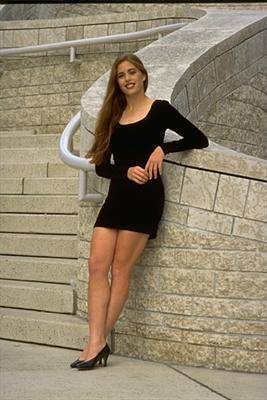
%> input picture test_images/women.jpg, 267 x 400 px
$ octave salient_LC.m   (GNU Octave 9; MATLAB toolbox functions it lacks are replaced by stand-ins)
%> lines starting %> are read from the running program, lines starting %| are printed output that depends on the picture
close all
clear
clc

imgname = 'test_images/women.jpg';
img = imread(imgname);
%> img is the input picture: size 400x267x3 uint8; mean R, G, B 145.3, 132.4, 108.8

% rgb2gray
gray = rgb2gray(img);
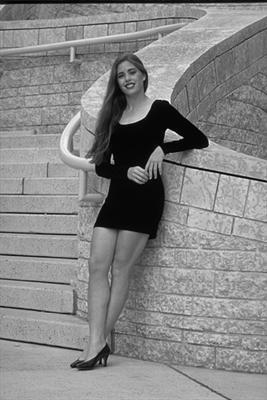
%> gray: size 400x267 uint8; min 0, max 251, mean 133.6

% 统计直方图
[hist, ~] = histcounts(gray, 0:256);
%> hist = 256 values, max 2586 at index 8, min 0 at index 249, mean 417.2

% 计算每个颜色与其他颜色的距离和
color_sal = zeros(256, 1);
color_idx = 1:256;
for i = 1 : 256
    dist = abs(i - color_idx) .* hist; % L1?? L2如何
    color_sal(i) = sum(dist);
end
%> after the loop, color_sal = 256 values, max 14266807 at index 1, min 3685061 at index 150, mean 7812761.7

% 计算显著图
sal_map = zeros(size(gray));
for y = 1:size(gray, 1)
    for x = 1:size(gray,2)
        sal_map(y, x) = color_sal(gray(y,x) + 1);
    end
end
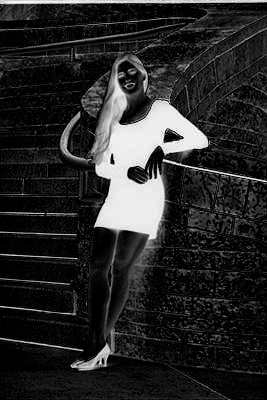
%> sal_map: size 400x267 double; min 3685061, max 14266807, mean 5355603; drawn with min black and max white
min_sal = min(sal_map(:));
%> min_sal = 3685061
max_sal = max(sal_map(:));
%> max_sal = 14266807
range_sal = max_sal - min_sal;
%> range_sal = 10581746
sal_map = (sal_map - min_sal) / range_sal;
% sal_map = sal_map / max_sal;
figure, imshow(sal_map, [])

$ run again, with test_images/10545.jpg copied over test_images/women.jpg
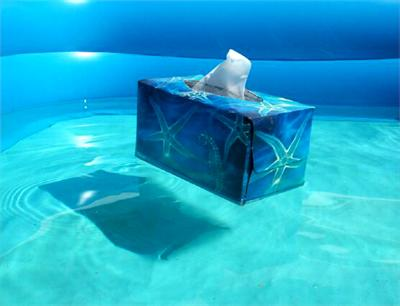
%> input picture test_images/10545.jpg, 400 x 306 px
%> img is the input picture: size 306x400x3 uint8; mean R, G, B 31.6, 172.8, 206.9
%> `gray = rgb2gray(img);`:
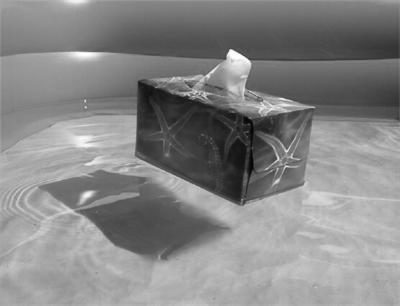
%> gray: size 306x400 uint8; min 4, max 255, mean 134.5
%> hist = 256 values, max 2224 at index 173, min 0 at index 1, mean 478.1
%> after the loop `for i = 1 : 256`: color_sal = 256 values, max 16460471 at index 1, min 4649721 at index 145, mean 8802308.8
%> after the loop `for y = 1:size(gray, 1)`:
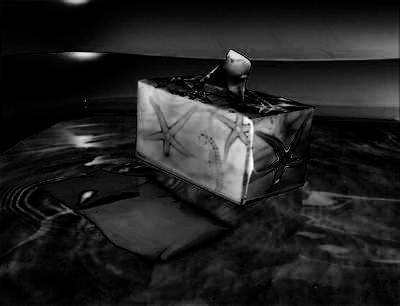
%> sal_map: size 306x400 double; min 4649721, max 15970871, mean 6144222; drawn with min black and max white
%> min_sal = 4649721
%> max_sal = 15970871
%> range_sal = 11321150

$ run again, with test_images/11881.jpg copied over test_images/women.jpg
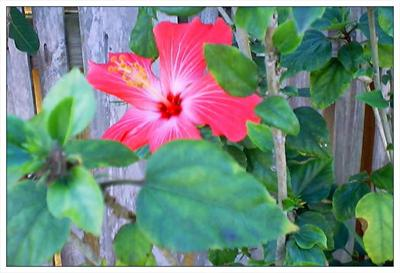
%> input picture test_images/11881.jpg, 400 x 273 px
%> img is the input picture: size 273x400x3 uint8; mean R, G, B 118.9, 138.2, 128
%> `gray = rgb2gray(img);`:
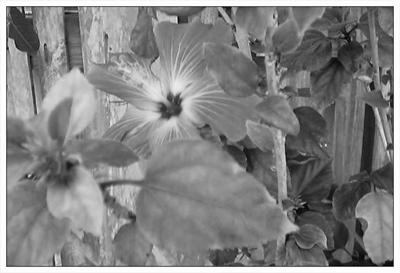
%> gray: size 273x400 uint8; min 1, max 255, mean 131.3
%> hist = 256 values, max 2029 at index 255, min 0 at index 1, mean 426.6
%> after the loop `for i = 1 : 256`: color_sal = 256 values, max 14335556 at index 1, min 4166712 at index 127, mean 8099790.1
%> after the loop `for y = 1:size(gray, 1)`:
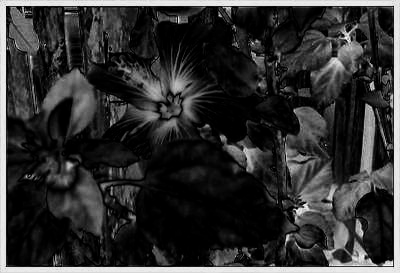
%> sal_map: size 273x400 double; min 4166712, max 14226356, mean 6116784.2; drawn with min black and max white
%> min_sal = 4166712
%> max_sal = 14226356
%> range_sal = 10059644
